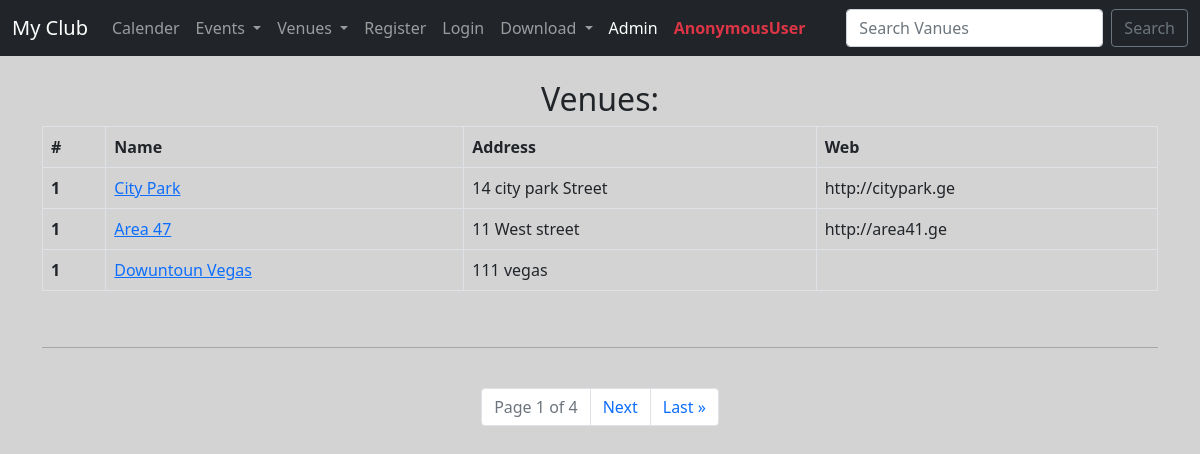
The page /list_venue/ on the database its author committed.
### events/models.py (models this page shows)
class Venue(models.Model):
    name =      models.CharField('Venue Name', max_length=120)
    address =   models.CharField(max_length=220)
    zip_code =  models.CharField('Zip Code', max_length=15)
    phone =     models.CharField('Contact Phone', max_length=120, blank=True)
    web =       models.URLField('Website Address', blank=True)
    email_address = models.EmailField('Email Address', blank=True)
    owner = models.IntegerField("Venue Owner", blank=False, default=1)
    def __str__(self) -> str:
        return self.name

### events/views.py (the view)
# urls.py: path('list_venue/', views.list_venue,  name='list_venue'),
def list_venue(request):
    venue_list = Venue.objects.all()
    p = Paginator(venue_list, 3)
    page = request.GET.get('page')
    venues = p.get_page(page) # აქამდე page_obj ცვლადით მხვდებოდა
    nums = 'a' * venues.paginator.num_pages
    return render(request, 'events/venue_list.html', {'venue_list':venue_list, 'venues':venues, 'nums':nums})

### events/templates/events/venue_list.html (shortened to what this page needs)
{% extends 'events/base.html' %}
{% block content %}
<center>
    <h2> Venues: </h2>
    <table class="table table-bordered">
        <thead>
            <tr>
                <th scope="col">#</th>
                <th scope="col">Name</th>
                <th scope="col">Address</th>
                <th scope="col">Web</th>
            </tr>
        </thead>
        {% for item in venues %}
        <tbody>
            <tr>
                <th scope="row">1</th>
                <td><a href="{%url 'venue_detail' item.pk %}">{{ item }}</a></td>
                <td>{{ item.address }}</td>
                <td>{{ item.web }}</td>
            </tr>
            {% endfor %}
        </tbody>
    </table>
    <br>
    <hr>
    <br>
    <nav aria-label="...">
        <ul class="pagination justify-content-center">
            <li class="page-item disabled">
                <a class="page-link" href="">
                    Page {{venues.number}} of {{venues.paginator.num_pages}}
                </a>
            </li>
            {% if venues.has_next %}
            <li class="page-item">
                <a class="page-link" href="?page={{ venues.next_page_number }}">Next</a>
            </li>
            <li class="page-item">
                <a class="page-link" href="?page={{ venues.paginator.num_pages }}">Last &raquo</a>
            </li>
            {% endif %}
        </ul>
    </nav>
</center>
{% endblock %}

### events/templates/events/base.html (style rules this page uses)
body { background: lightgrey; }

### rows shown on the page
Venue: name "City Park", address "14 city park Street", web "http://citypark.ge"
Venue: name "Area 47", address "11 West street", web "http://area41.ge"
Venue: name "Dowuntoun Vegas", address "111 vegas"

### other values the page prints
{{ user }} "AnonymousUser"
{{ venues.number }} "1"
{{ venues.paginator.num_pages }} "4"
